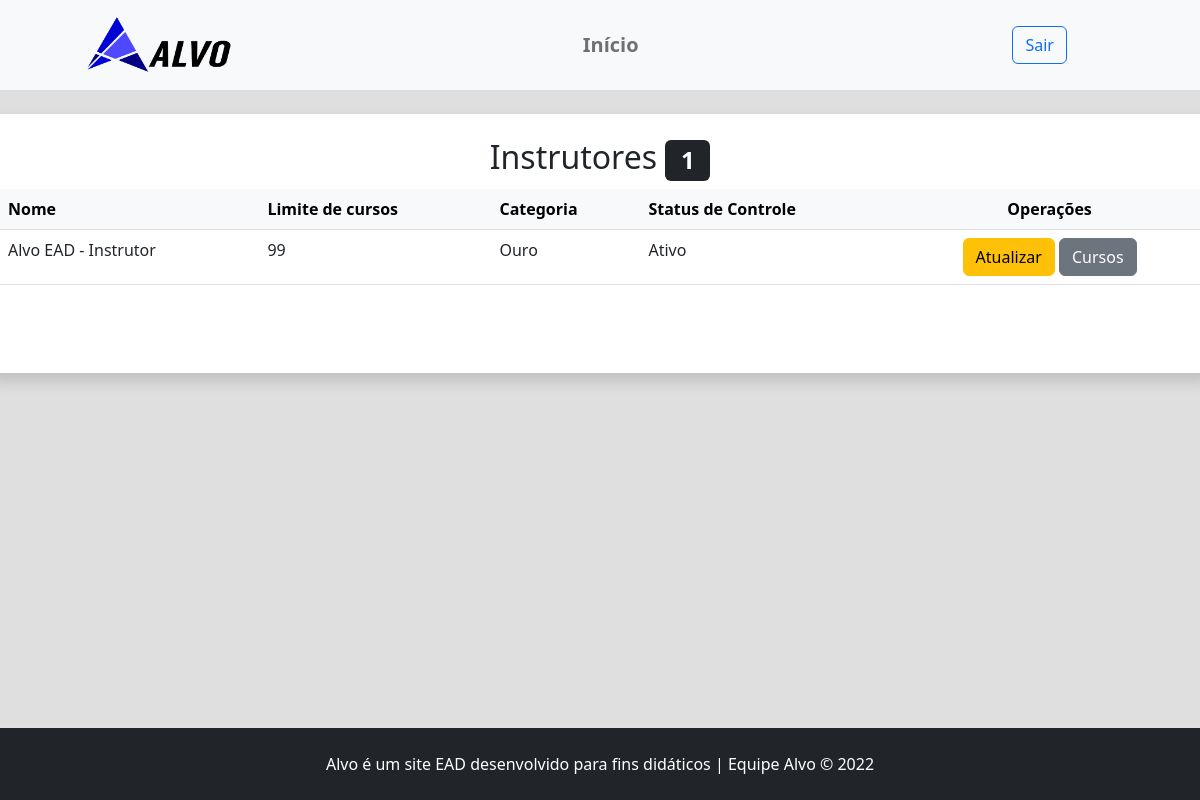
Page /admin/instrutor.php (signed in) on the committed database.
### tables this page shows
CREATE TABLE `instrutores` (
  `id` int(11) NOT NULL,
  `limiteCurso` int(11) NOT NULL,
  `indicador` int(11) DEFAULT NULL,
  `categoria_id` int(11) NOT NULL,
  `ctrAcesso_id` int(11) NOT NULL
);

CREATE TABLE `genericos` (
  `id` int(11) NOT NULL,
  `tipoFavorecido` int(11) NOT NULL,
  `cnpjcpf` varchar(30) NOT NULL,
  `nome` varchar(60) NOT NULL,
  `email` varchar(100) NOT NULL,
  `telefone` varchar(20) DEFAULT NULL,
  `cep` varchar(9) DEFAULT NULL,
  `endereco` varchar(60) DEFAULT NULL,
  `numero` varchar(20) DEFAULT NULL,
  `complemento` varchar(100) DEFAULT NULL,
  `bairro` varchar(60) DEFAULT NULL,
  `cidade` varchar(60) DEFAULT NULL,
  `uf` varchar(2) DEFAULT NULL,
  `codMunicipio` varchar(7) DEFAULT NULL,
  `ctrAcesso_id` int(11) DEFAULT NULL
);

CREATE TABLE `categorias` (
  `id` int(11) NOT NULL,
  `descCategoria` varchar(50) NOT NULL,
  `indicador` int(11) DEFAULT NULL
);

### src/Banco.php (called while the page is built, shortened)
<?php
abstract class Banco {
    private static string $servidor = "localhost";
    private static string $usuario = "root";
    private static string $senha = "";
    private static string $banco = "bd_alvo";
    private static PDO $conexao;
    public static function conecta():PDO {
        try {
            self::$conexao = new PDO(
                "mysql:host=".self::$servidor.";
                dbname=".self::$banco.";
                charset=utf8",
                self::$usuario,
                self::$senha
            );
            self::$conexao ->setAttribute(
                PDO::ATTR_ERRMODE,
                PDO::ERRMODE_EXCEPTION
            );
        } catch (Exception $erro) {
            die("Erro.: ".$erro->getMessage());
        }
        return self::$conexao;
    }
}

### src/Instrutor.php (called while the page is built, shortened)
<?php
final class Instrutor {
    private PDO $conexao;
    public function __construct() {
        $this->conexao = Banco::conecta();
    }
    public function listarInstrutores():array {
        $sql = "SELECT instrutores.id, limiteCurso, instrutores.indicador, categoria_id, instrutores.ctrAcesso_id, genericos.nome, categorias.descCategoria  FROM instrutores
        LEFT JOIN ctracessos ON instrutores.ctracesso_id = ctracessos.id
        INNER JOIN genericos ON ctracessos.generico_id = genericos.id
        INNER JOIN categorias ON instrutores.categoria_id = categorias.id
        ORDER BY limiteCurso";
        try {
            $consulta = $this->conexao->prepare($sql);
            $consulta->execute();
            $resultado = $consulta->fetchAll(PDO::FETCH_ASSOC);
        } catch (Exception $erro) {
            die("Erro: ".$erro->getMessage());
        }
        return $resultado;
    }
}

### admin/instrutor.php (the view, shortened to what this page needs)
<?php
require_once "../inc/cabecalho-admin.php";
$instrutor = new Instrutor;
$listaDeInstrutores = $instrutor->listarInstrutores();
?>
<div class="row">
	<article class="col-12 bg-white rounded shadow py-4">
		<h2 class="text-center">
		Instrutores <span class="badge bg-dark"><?=count($listaDeInstrutores)?></span>
		</h2>
		<div class="table-responsive">
			<table class="table table-hover">
				<thead class="table-light">
					<tr>
						<th>Nome</th>
						<th>Limite de cursos</th>
						<th>Categoria</th>
						<th>Status de Controle</th>
						<th class="text-center">Operações</th>
					</tr>
				</thead>
				<tbody>
					<?php
						foreach($listaDeInstrutores as $instrutor) {
						?>
					<tr>
						<td><?=$instrutor['nome']?></td>
						<td><?=$instrutor['limiteCurso']?></td>
						<td><?=$instrutor['descCategoria']?></td>
						<?php
						if ( $instrutor['indicador'] == "1" ) {
							$descIndicador = "Desativado";
						} else {
							$descIndicador = "Ativo";
						}
						?>
						<td class="ml-5"><?=$descIndicador?></td>
						<td class="text-center">
							<a class="btn btn-warning"
							href="instrutor-atualiza.php?id=<?=$instrutor['id']?>">
							<i class="bi bi-pencil"></i> Atualizar
							</a>
							<a class="btn btn-secondary"
							href="instrutor-curso.php?id=<?=$instrutor['id']?>">
							<i class="bi bi-trash"></i> Cursos
							</a>
						</td>
					</tr>
					<?php } ?>
				</tbody>
			</table>
			<br class="mb-5">
			<br class="mb-5">
	</div>
	</article>
</div>
<?php
require_once "../inc/rodape-admin.php";
?>
</body>
</html>

### css/style.css (style rules this page uses)
body { overflow-x: hidden; }
.cor-fundo { background-color: rgb(223, 223, 223); }
tbody { overflow-y: scroll; }

### rows in the picture
instrutores: genericos.nome "Alvo EAD - Instrutor", limiteCurso "99", categoria.descCategoria "Ouro", indicador "Ativo"

### other values in the picture
count($listaDeInstrutores) "1"
